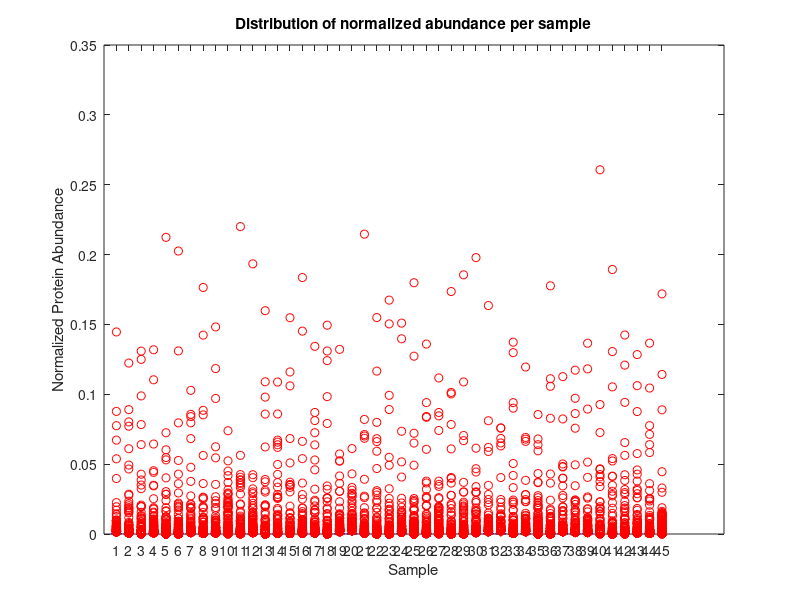

Recreate this plot in MATLAB. (Note: this script raises an error after producing the figure.)
%% Hierarchical Clustering
% The following code creates a 2D matrix of proteins vs samples and creates
% a clustergram to visualize hierarchical clustering of the data.

clear all
close all hidden
clc
load('axes140523.mat');
load('normOverlordFinal_140523.mat');

normOverlord = normOverlordFinal; 
all_samples = [];
all_labels = {};
proteins = axes{1}'; %generates list of protein ids

% This loops through all mouse #s, colonization states, and locations to
% create a 2D matrix where each row is a protein_id and each column is a
% different sample (sample A, B, etc.). The matrix, all_samples, contains the abundance
% of each protein at each sample.  The all_labels matrix is a 1x45 matrix
% that contains labels for each sample in the order that they are in teh
% all_samples matrix. The all_labels matrix and the proteins matrix can be 
% used for labeling the axes of any plots.
for mouse_num = 1:3
    for colonization = 1:3
        for loc = 1:5
            all_samples = [all_samples normOverlord(:,mouse_num, colonization, loc)];
            label = strcat(axes{2}{mouse_num}, '_', axes{3}{colonization} , '_', axes{4}{loc});           
            all_labels = [all_labels label];
        end
    end
end
%%
%Simple statistics
ranges = range(all_samples);
max_range = max(ranges) %range = 0.2343 
boxplot(all_samples);
title('Distribution of normalized abundance per sample')
xlabel('Sample')
ylabel('Normalized Protein Abundance')
median = median(all_samples) % median is 0 for all except col 32 where median = 0.1402
percentages = prctile(all_samples, [25 50 75 90 95]); %percentages for each col

reshaped_samples = reshape(all_samples, 37935,1);
percentages = prctile(reshaped_samples, [25 50 75 90 95])
% % % 50% = 0 75% = 0.0002  90% = 0.0015   95% = 0.0043
percentages2 = prctile(reshaped_samples, [81 82 83 84 85])
% 

%%Should we remove proteins with 0 values?!

           
%%
% The following code is still a work in progress.

% This creates a clustergram of the data where proteins are on the y axis
% and the samples are on the x axis. The goal is to group samples into
% individual clusters. 

% 10% of the data is above the cutoff.
cluster = clustergram(all_samples, 'ColumnLabels', all_labels', 'DisplayRange', 0.0015, 'Symmetric', 'true', 'Colormap', winter);
%cluster = clustergram(all_samples, 'RowLabels', proteins, 'ColumnLabels', all_labels', 'DisplayRange', 0.0015, 'Symmetric', 'true', 'Colormap', winter);

% clustergram(all_samples, 'RowPDist', 'spearman');
%%
% The following code is very similar to the clustergram above, but it takes
% a manual approach. It was adapted from Tiffany's code from class.
% Each cluster is graphed on a separate plot to visualize the number of 
% samples in each cluster. 
corrDist = pdist(all_samples);
clusterTree = linkage(corrDist, 'average');
clusters=cluster(clusterTree, 'maxclust', 5); 
 for c = 1:5
     subplot(5,1,c);
     plot(all_samples((clusters == c))')
     axis tight
 end
 suptitle('Hierarchical Clustering of Profiles');

